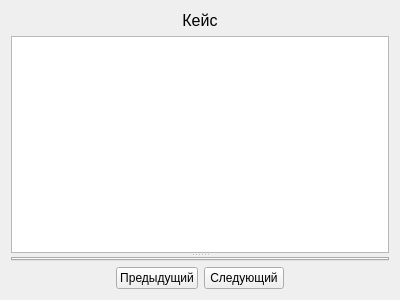
<?xml version="1.0" encoding="UTF-8"?>
<ui version="4.0">
 <class>AnswerPage</class>
 <widget class="QWidget" name="AnswerPage">
  <property name="geometry">
   <rect>
    <x>0</x>
    <y>0</y>
    <width>400</width>
    <height>300</height>
   </rect>
  </property>
  <property name="windowTitle">
   <string>Form</string>
  </property>
  <layout class="QVBoxLayout" name="verticalLayout_2">
   <item>
    <widget class="QSplitter" name="splitter">
     <property name="orientation">
      <enum>Qt::Vertical</enum>
     </property>
     <widget class="QWidget" name="verticalLayoutWidget">
      <layout class="QVBoxLayout" name="verticalLayout">
       <item>
        <widget class="QLabel" name="titleLabel">
         <property name="font">
          <font>
           <pointsize>12</pointsize>
          </font>
         </property>
         <property name="text">
          <string>Кейс</string>
         </property>
         <property name="alignment">
          <set>Qt::AlignCenter</set>
         </property>
        </widget>
       </item>
       <item>
        <widget class="QTextBrowser" name="questionBrowser"/>
       </item>
      </layout>
     </widget>
     <widget class="QTabWidget" name="tabWidget">
      <property name="currentIndex">
       <number>-1</number>
      </property>
     </widget>
    </widget>
   </item>
   <item>
    <layout class="QHBoxLayout" name="horizontalLayout">
     <item>
      <spacer name="horizontalSpacer">
       <property name="orientation">
        <enum>Qt::Horizontal</enum>
       </property>
       <property name="sizeHint" stdset="0">
        <size>
         <width>40</width>
         <height>20</height>
        </size>
       </property>
      </spacer>
     </item>
     <item>
      <widget class="QPushButton" name="prevButton">
       <property name="text">
        <string>Предыдущий</string>
       </property>
       <property name="icon">
        <iconset resource="resources.qrc">
         <normaloff>:/icons/back.png</normaloff>:/icons/back.png</iconset>
       </property>
      </widget>
     </item>
     <item>
      <widget class="QPushButton" name="nextButton">
       <property name="text">
        <string>Следующий</string>
       </property>
       <property name="icon">
        <iconset resource="resources.qrc">
         <normaloff>:/icons/forward.png</normaloff>:/icons/forward.png</iconset>
       </property>
      </widget>
     </item>
     <item>
      <spacer name="horizontalSpacer_2">
       <property name="orientation">
        <enum>Qt::Horizontal</enum>
       </property>
       <property name="sizeHint" stdset="0">
        <size>
         <width>40</width>
         <height>20</height>
        </size>
       </property>
      </spacer>
     </item>
    </layout>
   </item>
  </layout>
 </widget>
 <resources>
  <include location="resources.qrc"/>
 </resources>
 <connections/>
</ui>
